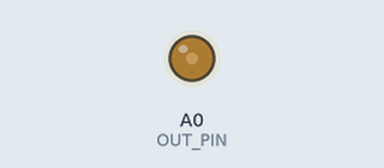
This sketch was run on a simulated Arduino Uno R4 WiFi. Parts: output pins drawn as LEDs (lit = HIGH).

Above: at 0.3 s.
At 14.1 s:
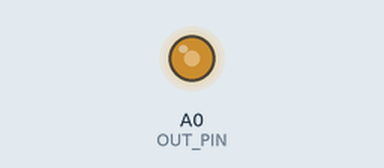
At 34.3 s:
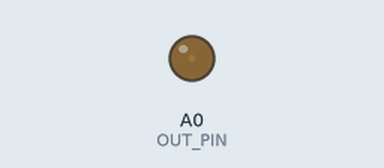
Timing chart, 0 to 40.0 s (numbered marks = the images above):
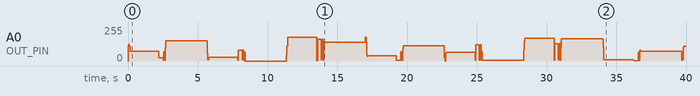

The sketch:

Mistle_Thrush.ino
```cpp
 #include <FspTimer.h>

// AO writes true analog out
#define OUT_PIN A0
#define NUM_SAMPLES   256

const float sampleRate = 44100.0;
volatile float fOut = 1000.0;
volatile float vol = 0.5;

volatile int phInc;                  // dds phase increment
volatile unsigned long phAcc;        // dds phase accumulator
unsigned long tuningWord;            // dds tuning word (M)
FspTimer Timer;

uint8_t sineData[NUM_SAMPLES] = {
  128, 131, 134, 137, 140, 144, 147, 150, 153, 156, 159, 162, 165, 168, 171, 174,
  177, 179, 182, 185, 188, 191, 193, 196, 199, 201, 204, 206, 209, 211, 213, 216,
  218, 220, 222, 224, 226, 228, 230, 232, 234, 235, 237, 239, 240, 241, 243, 244,
  245, 246, 248, 249, 250, 250, 251, 252, 253, 253, 254, 254, 254, 255, 255, 255,
  255, 255, 255, 255, 254, 254, 254, 253, 253, 252, 251, 250, 250, 249, 248, 246,
  245, 244, 243, 241, 240, 239, 237, 235, 234, 232, 230, 228, 226, 224, 222, 220,
  218, 216, 213, 211, 209, 206, 204, 201, 199, 196, 193, 191, 188, 185, 182, 179,
  177, 174, 171, 168, 165, 162, 159, 156, 153, 150, 147, 144, 140, 137, 134, 131,
  128, 125, 122, 119, 116, 112, 109, 106, 103, 100,  97,  94,  91,  88,  85,  82,
   79,  77,  74,  71,  68,  65,  63,  60,  57,  55,  52,  50,  47,  45,  43,  40,
   38,  36,  34,  32,  30,  28,  26,  24,  22,  21,  19,  17,  16,  15,  13,  12,
   11,  10,   8,   7,   6,   6,   5,   4,   3,   3,   2,   2,   2,   1,   1,   1,
    1,   1,   1,   1,   2,   2,   2,   3,   3,   4,   5,   6,   6,   7,   8,  10,
   11,  12,  13,  15,  16,  17,  19,  21,  22,  24,  26,  28,  30,  32,  34,  36,
   38,  40,  43,  45,  47,  50,  52,  55,  57,  60,  63,  65,  68,  71,  74,  77,
   79,  82,  85,  88,  91,  94,  97, 100, 103, 106, 109, 112, 116, 119, 122, 125
};

// IRq is interrupt request

void setup () {
  pinMode(OUT_PIN, OUTPUT);
  fOut = 400.0;                                // set output frequency in Hz
  tuningWord = pow(2, 32) * fOut / sampleRate;
  Serial.begin(115200);
  delay(5);


  // turn on the FSP timer in the renesas chip
  uint8_t timerType = GPT_TIMER;
  int8_t channel = FspTimer::get_available_timer(timerType);

  Timer.begin(TIMER_MODE_PERIODIC, GPT_TIMER, channel, sampleRate, 0.0f, &TC4_Handler, nullptr);
  Timer.setup_overflow_irq(); // Required to trigger interrupt
  Timer.open();
  Timer.start();
}

void wibble (int base_freq) {
  int wait = 1;
  int i = base_freq + 1000;
  int exp_add = 10;

  // very sharp slope up, almost vertical
  while(i<base_freq + 2000) {
    fOut = i;                                  // set output frequency in Hz
    tuningWord = pow(2, 32) * fOut / sampleRate;  // DDS tuning word for target frequency
    delayMicroseconds(1);
    i=i+exp_add;
  }

  // fall off slowly then more rapidly
  while(i>base_freq) {
    fOut = i;                                  // set output frequency in Hz
    tuningWord = pow(2, 32) * fOut / sampleRate;  // DDS tuning word for target frequency
    int exp_add = 100;

    if(i%100 == 0) {
      exp_add = exp_add + 1;
      if( exp_add >= 10) exp_add = 10;
    }

    i=i-exp_add;
    delayMicroseconds(1);
  }

}

// lower trilled note
void trill (int base_freq, int top_freq, int speed, int trills) {
  int j=0;
  while (j<trills) {
    int i = base_freq;

    while(i<base_freq + top_freq) {
      fOut = i;                                  // set output frequency in Hz
      tuningWord = pow(2, 32) * fOut / sampleRate;  // DDS tuning word for target frequency
      delayMicroseconds(1);
      i=i+speed;
    }

    while(i>=base_freq) {
      fOut = i;                                  // set output frequency in Hz
      tuningWord = pow(2, 32) * fOut / sampleRate;  // DDS tuning word for target frequency
      delayMicroseconds(1);
      i=i-speed;
    }
    j++;
  }
}

void hump (int base_freq, int speed) {

  int i = base_freq;

  while(i<base_freq + 500) {
    fOut = i;                                  // set output frequency in Hz
    tuningWord = pow(2, 32) * fOut / sampleRate;  // DDS tuning word for target frequency
    delayMicroseconds(1);
    i=i+speed;
  }

  trill(2400, 70, 20, 40);

  while(i>=base_freq) {
    fOut = i;                                  // set output frequency in Hz
    tuningWord = pow(2, 32) * fOut / sampleRate;  // DDS tuning word for target frequency
    delayMicroseconds(1);
    i=i-speed;
  }

}


void hump_falling (int base_freq, int speed) {

  int i = base_freq + 300;

  while(i<base_freq + 500) {
    fOut = i;                                  // set output frequency in Hz
    tuningWord = pow(2, 32) * fOut / sampleRate;  // DDS tuning word for target frequency
    delayMicroseconds(1);
    i=i+speed;
  }

  int j=0;
  while (j < 10){
    i = i - j*2;
    fOut = i;
    tuningWord = pow(2, 32) * fOut / sampleRate;  // DDS tuning word for target frequency
    j++;
    delayMicroseconds(3300);
  }

  while(i>=base_freq) {
    fOut = i;                                  // set output frequency in Hz
    tuningWord = pow(2, 32) * fOut / sampleRate;  // DDS tuning word for target frequency
    delayMicroseconds(1);
    i=i-speed;
  }

}

// falling short note
// void peal () {

// }

void rest_del(int del) {
  fOut = 0;
  tuningWord = pow(2, 32) * fOut / sampleRate;
  delay(del);
}

void loop () {

  wibble(5000);
  rest_del(50);

  wibble(4700);
  rest_del(50);

  wibble(4500);
  rest_del(50);

  wibble(4100);
  rest_del(50);

  wibble(4000);
  rest_del(2000);

  vol = 0.7;
  trill(1900, 500, 10, 5);
  // rest_del(50);
  vol = 0.8;

  hump(2100, 20);
  vol = 0.7;
  // rest_del(50);
  trill(1900, 500, 6, 3);

  rest_del(300);
  hump_falling(1900, 15);
  rest_del(100);
  hump_falling(1900, 10);

  rest_del(3000);
}

void TC4_Handler(timer_callback_args_t *p_args)
{

  // increment 32 bit phase accumulator by the tuning word amount, then
  // use the (tableAddrWidth) number of most significant bits of the phase
  // accumulator as a phase increment, which is the index position in the sine
  // data table to get a sample from
  // the phase accumulator is always incrementing and when it reaches the maximum
  // number possible in 32 bits, it rolls over and continues accumulating from 0, so
  // the phase increment (index pointer) is also continuously incrementing by some
  // amount based on target frequency and rolling over to continue accessing sine table
  // data at the required intervals to generate a sine wave at the desired frequency.
  phAcc += tuningWord;
  phInc = phAcc >> 24; // 32 - 8 bytes for word

  // send current sine data sample to the DAC
  analogWrite(OUT_PIN, sineData[phInc]*vol);
}
```
